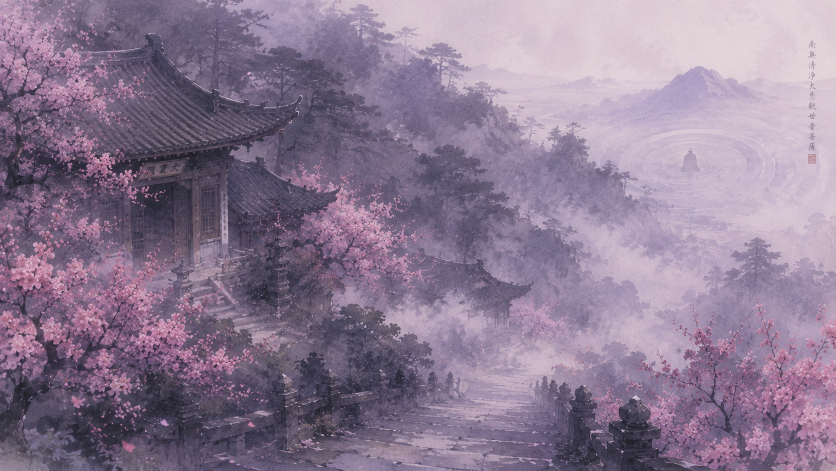
#> input picture 图/场景底图-建筑与空间/59.png, 1672 x 941 px (shown at 1/2 size)
$ python import-numbered-media.py
#> lines starting #> are read from the running program, lines starting #| are printed output that depends on the picture
#!/usr/bin/env python3
"""Import numbered AI artwork into the frontend's optimized static media pool.

The source PNG number is the contract with ``AI生成图片素材提示词.md``. Missing
numbers are intentionally skipped rather than substituted with unrelated artwork.
"""
from __future__ import annotations

import argparse
from pathlib import Path

from PIL import Image, ImageOps

CATEGORY_RANGES: tuple[tuple[range, str], ...] = (
    (range(1, 13), "login"),
    (range(13, 45), "memory-covers"),
    (range(45, 59), "scene-nature"),
    (range(59, 71), "scene-architecture"),
    (range(71, 86), "concepts"),
    (range(86, 96), "features"),
    (range(96, 101), "video-posters"),
)


def category_for(number: int) -> str | None:
    return next((category for numbers, category in CATEGORY_RANGES if number in numbers), None)


def save_webp(image: Image.Image, target: Path, *, quality: int) -> None:
    target.parent.mkdir(parents=True, exist_ok=True)
    image.save(target, "WEBP", quality=quality, method=6)


def import_media(source: Path, output: Path, quality: int, thumb_width: int) -> None:
#> called with quality = 86, thumb_width = 420
    imported = 0
    for source_file in sorted(source.rglob("*.png"), key=lambda path: int(path.stem)):
        try:
            number = int(source_file.stem)
        except ValueError:
            print(f"skip non-numbered file: {source_file}")
            continue

        category = category_for(number)
        if category is None:
            print(f"skip out-of-plan number: {number}")
            continue

        with Image.open(source_file) as raw:
#> raw is the input picture: PIL image 1672x941 RGB; mean R, G, B 140.6, 123, 147.1
            image = ImageOps.exif_transpose(raw)
            if image.mode not in ("RGB", "RGBA"):
                image = image.convert("RGBA" if "A" in image.getbands() else "RGB")

            stem = f"{number:03d}"
            target_dir = output / category
            save_webp(image, target_dir / f"{stem}.webp", quality=quality)

            thumb = image.copy()
            if thumb.width > thumb_width:
                height = round(thumb.height * thumb_width / thumb.width)
#> height = 236
                thumb = thumb.resize((thumb_width, height), Image.Resampling.LANCZOS)
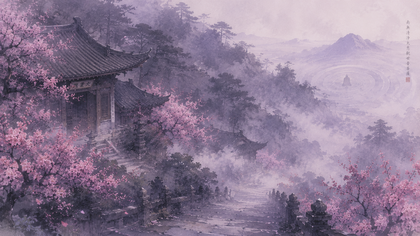
#> thumb: PIL image 420x236 RGB; mean R, G, B 140.6, 123, 147.1
            save_webp(thumb, target_dir / f"{stem}-thumb.webp", quality=max(65, quality - 12))

        imported += 1
        print(f"{number:03d} -> {category}/{number:03d}.webp")
#> pass 2 of the loop in import_media, `for source_file in sorted(source.rglob("*.png"), key=lambda path: int(..`:
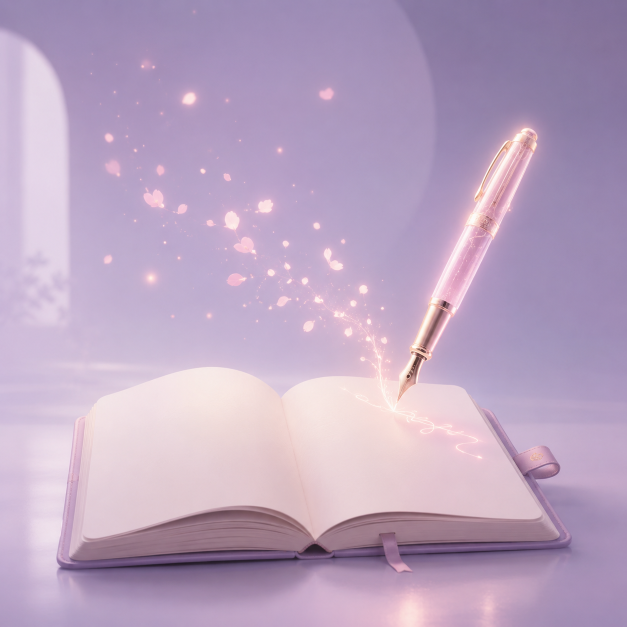
#> input picture 图/功能模块插画/86.png, 1254 x 1254 px (shown at 1/2 size)
#> in import_media, raw is the input picture: PIL image 1254x1254 RGB; mean R, G, B 186.9, 164.8, 192.5
#> in import_media, `thumb = thumb.resize((thumb_width, height), Image.Resampling.LANCZOS)`:
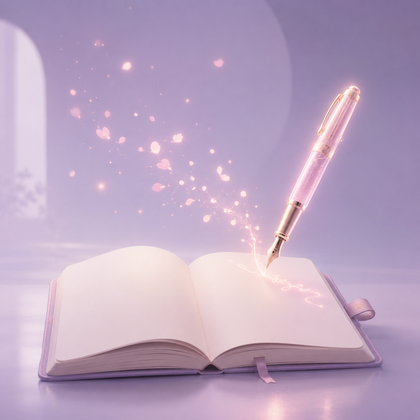
#> thumb: PIL image 420x420 RGB; mean R, G, B 186.9, 164.8, 192.5

    print(f"Imported {imported} generated assets into {output}")


def main() -> None:
    parser = argparse.ArgumentParser()
    parser.add_argument("--source", type=Path, default=Path("图"))
    parser.add_argument(
        "--output",
        type=Path,
        default=Path("frontend/public/media/generated"),
    )
    parser.add_argument("--quality", type=int, default=86)
    parser.add_argument("--thumb-width", type=int, default=420)
    args = parser.parse_args()
    import_media(args.source, args.output, args.quality, args.thumb_width)


if __name__ == "__main__":
    main()
